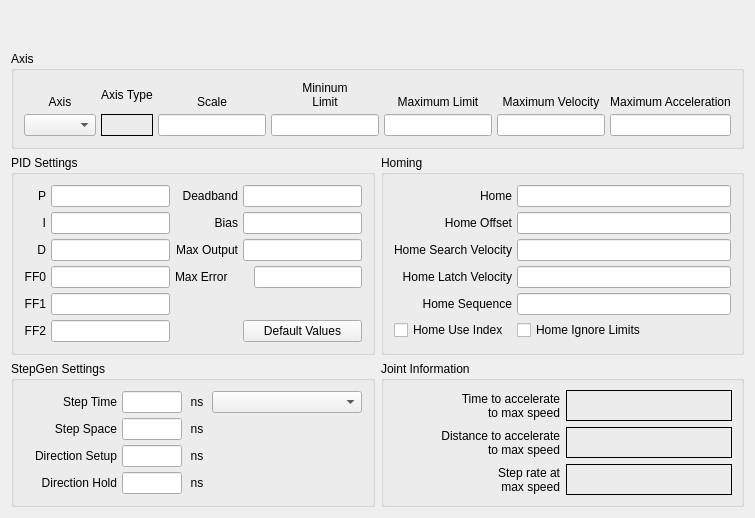
              <widget class="QWidget" name="joint3tab">
               <attribute name="title">
                <string>Joint 3</string>
               </attribute>
               <layout class="QGridLayout" name="gridLayout_20">
                <item row="1" column="0" colspan="2">
                 <widget class="QGroupBox" name="jointAxisGroup_3">
                  <property name="title">
                   <string>Axis</string>
                  </property>
                  <layout class="QGridLayout" name="gridLayout_17">
                   <property name="margin">
                    <number>10</number>
                   </property>
                   <property name="spacing">
                    <number>5</number>
                   </property>
                   <item row="1" column="0">
                    <widget class="QComboBox" name="axisCB_3"/>
                   </item>
                   <item row="0" column="3">
                    <widget class="QLabel" name="label_65">
                     <property name="text">
                      <string>&lt;html&gt;&lt;head/&gt;&lt;body&gt;&lt;p&gt;Mininum&lt;br/&gt;Limit&lt;/p&gt;&lt;/body&gt;&lt;/html&gt;</string>
                     </property>
                     <property name="alignment">
                      <set>Qt::AlignBottom|Qt::AlignHCenter</set>
                     </property>
                     <property name="wordWrap">
                      <bool>true</bool>
                     </property>
                    </widget>
                   </item>
                   <item row="0" column="0">
                    <widget class="QLabel" name="label_56">
                     <property name="text">
                      <string>Axis</string>
                     </property>
                     <property name="alignment">
                      <set>Qt::AlignBottom|Qt::AlignHCenter</set>
                     </property>
                    </widget>
                   </item>
                   <item row="1" column="3">
                    <widget class="QLineEdit" name="minLimit_3">
                     <property name="alignment">
                      <set>Qt::AlignRight|Qt::AlignTrailing|Qt::AlignVCenter</set>
                     </property>
                    </widget>
                   </item>
                   <item row="1" column="4">
                    <widget class="QLineEdit" name="maxLimit_3">
                     <property name="alignment">
                      <set>Qt::AlignRight|Qt::AlignTrailing|Qt::AlignVCenter</set>
                     </property>
                    </widget>
                   </item>
                   <item row="0" column="4">
                    <widget class="QLabel" name="label_70">
                     <property name="text">
                      <string>Maximum Limit</string>
                     </property>
                     <property name="textFormat">
                      <enum>Qt::AutoText</enum>
                     </property>
                     <property name="alignment">
                      <set>Qt::AlignBottom|Qt::AlignHCenter</set>
                     </property>
                     <property name="wordWrap">
                      <bool>true</bool>
                     </property>
                    </widget>
                   </item>
                   <item row="0" column="5">
                    <widget class="QLabel" name="label_78">
                     <property name="text">
                      <string>Maximum Velocity</string>
                     </property>
                     <property name="alignment">
                      <set>Qt::AlignBottom|Qt::AlignHCenter</set>
                     </property>
                     <property name="wordWrap">
                      <bool>true</bool>
                     </property>
                    </widget>
                   </item>
                   <item row="1" column="5">
                    <widget class="QLineEdit" name="maxVelocity_3">
                     <property name="alignment">
                      <set>Qt::AlignRight|Qt::AlignTrailing|Qt::AlignVCenter</set>
                     </property>
                    </widget>
                   </item>
                   <item row="1" column="6">
                    <widget class="QLineEdit" name="maxAccel_3">
                     <property name="alignment">
                      <set>Qt::AlignRight|Qt::AlignTrailing|Qt::AlignVCenter</set>
                     </property>
                    </widget>
                   </item>
                   <item row="0" column="2">
                    <widget class="QLabel" name="label_58">
                     <property name="text">
                      <string>Scale</string>
                     </property>
                     <property name="alignment">
                      <set>Qt::AlignBottom|Qt::AlignHCenter</set>
                     </property>
                    </widget>
                   </item>
                   <item row="0" column="6">
                    <widget class="QLabel" name="label_79">
                     <property name="text">
                      <string>Maximum Acceleration</string>
                     </property>
                     <property name="alignment">
                      <set>Qt::AlignBottom|Qt::AlignHCenter</set>
                     </property>
                     <property name="wordWrap">
                      <bool>true</bool>
                     </property>
                    </widget>
                   </item>
                   <item row="0" column="1">
                    <widget class="QLabel" name="label_7">
                     <property name="text">
                      <string>Axis Type</string>
                     </property>
                    </widget>
                   </item>
                   <item row="1" column="1">
                    <widget class="QLabel" name="axisType_3">
                     <property name="frameShape">
                      <enum>QFrame::Box</enum>
                     </property>
                     <property name="text">
                      <string/>
                     </property>
                    </widget>
                   </item>
                   <item row="1" column="2">
                    <widget class="QLineEdit" name="scale_3"/>
                   </item>
                  </layout>
                 </widget>
                </item>
                <item row="2" column="0">
                 <widget class="QGroupBox" name="groupBox_15">
                  <property name="title">
                   <string>PID Settings</string>
                  </property>
                  <layout class="QGridLayout" name="gridLayout_18">
                   <property name="margin">
                    <number>10</number>
                   </property>
                   <property name="spacing">
                    <number>5</number>
                   </property>
                   <item row="0" column="0">
                    <widget class="QLabel" name="label_244">
                     <property name="text">
                      <string>P</string>
                     </property>
                     <property name="alignment">
                      <set>Qt::AlignRight|Qt::AlignTrailing|Qt::AlignVCenter</set>
                     </property>
                    </widget>
                   </item>
                   <item row="0" column="1">
                    <widget class="QLineEdit" name="p_3">
                     <property name="text">
                      <string/>
                     </property>
                     <property name="alignment">
                      <set>Qt::AlignRight|Qt::AlignTrailing|Qt::AlignVCenter</set>
                     </property>
                    </widget>
                   </item>
                   <item row="0" column="2">
                    <widget class="QLabel" name="label_245">
                     <property name="text">
                      <string>Deadband</string>
                     </property>
                     <property name="alignment">
                      <set>Qt::AlignRight|Qt::AlignTrailing|Qt::AlignVCenter</set>
                     </property>
                    </widget>
                   </item>
                   <item row="0" column="3">
                    <widget class="QLineEdit" name="deadband_3">
                     <property name="text">
                      <string/>
                     </property>
                     <property name="alignment">
                      <set>Qt::AlignRight|Qt::AlignTrailing|Qt::AlignVCenter</set>
                     </property>
                    </widget>
                   </item>
                   <item row="1" column="0">
                    <widget class="QLabel" name="label_246">
                     <property name="text">
                      <string>I</string>
                     </property>
                     <property name="alignment">
                      <set>Qt::AlignRight|Qt::AlignTrailing|Qt::AlignVCenter</set>
                     </property>
                    </widget>
                   </item>
                   <item row="1" column="1">
                    <widget class="QLineEdit" name="i_3">
                     <property name="text">
                      <string/>
                     </property>
                     <property name="alignment">
                      <set>Qt::AlignRight|Qt::AlignTrailing|Qt::AlignVCenter</set>
                     </property>
                    </widget>
                   </item>
                   <item row="1" column="2">
                    <widget class="QLabel" name="label_247">
                     <property name="text">
                      <string>Bias</string>
                     </property>
                     <property name="alignment">
                      <set>Qt::AlignRight|Qt::AlignTrailing|Qt::AlignVCenter</set>
                     </property>
                    </widget>
                   </item>
                   <item row="1" column="3">
                    <widget class="QLineEdit" name="bias_3">
                     <property name="text">
                      <string/>
                     </property>
                     <property name="alignment">
                      <set>Qt::AlignRight|Qt::AlignTrailing|Qt::AlignVCenter</set>
                     </property>
                    </widget>
                   </item>
                   <item row="2" column="0">
                    <widget class="QLabel" name="label_248">
                     <property name="text">
                      <string>D</string>
                     </property>
                     <property name="alignment">
                      <set>Qt::AlignRight|Qt::AlignTrailing|Qt::AlignVCenter</set>
                     </property>
                    </widget>
                   </item>
                   <item row="2" column="1">
                    <widget class="QLineEdit" name="d_3">
                     <property name="text">
                      <string/>
                     </property>
                     <property name="alignment">
                      <set>Qt::AlignRight|Qt::AlignTrailing|Qt::AlignVCenter</set>
                     </property>
                    </widget>
                   </item>
                   <item row="2" column="2">
                    <widget class="QLabel" name="label_249">
                     <property name="text">
                      <string>Max Output</string>
                     </property>
                     <property name="alignment">
                      <set>Qt::AlignRight|Qt::AlignTrailing|Qt::AlignVCenter</set>
                     </property>
                    </widget>
                   </item>
                   <item row="2" column="3">
                    <widget class="QLineEdit" name="maxOutput_3">
                     <property name="text">
                      <string/>
                     </property>
                     <property name="alignment">
                      <set>Qt::AlignRight|Qt::AlignTrailing|Qt::AlignVCenter</set>
                     </property>
                    </widget>
                   </item>
                   <item row="3" column="0">
                    <widget class="QLabel" name="label_250">
                     <property name="text">
                      <string>FF0</string>
                     </property>
                     <property name="alignment">
                      <set>Qt::AlignRight|Qt::AlignTrailing|Qt::AlignVCenter</set>
                     </property>
                    </widget>
                   </item>
                   <item row="3" column="1">
                    <widget class="QLineEdit" name="ff0_3">
                     <property name="text">
                      <string/>
                     </property>
                     <property name="alignment">
                      <set>Qt::AlignRight|Qt::AlignTrailing|Qt::AlignVCenter</set>
                     </property>
                    </widget>
                   </item>
                   <item row="4" column="0">
                    <widget class="QLabel" name="label_252">
                     <property name="text">
                      <string>FF1</string>
                     </property>
                     <property name="alignment">
                      <set>Qt::AlignRight|Qt::AlignTrailing|Qt::AlignVCenter</set>
                     </property>
                    </widget>
                   </item>
                   <item row="4" column="1">
                    <widget class="QLineEdit" name="ff1_3">
                     <property name="text">
                      <string/>
                     </property>
                     <property name="alignment">
                      <set>Qt::AlignRight|Qt::AlignTrailing|Qt::AlignVCenter</set>
                     </property>
                    </widget>
                   </item>
                   <item row="5" column="0">
                    <widget class="QLabel" name="label_253">
                     <property name="text">
                      <string>FF2</string>
                     </property>
                     <property name="alignment">
                      <set>Qt::AlignRight|Qt::AlignTrailing|Qt::AlignVCenter</set>
                     </property>
                    </widget>
                   </item>
                   <item row="5" column="1">
                    <widget class="QLineEdit" name="ff2_3">
                     <property name="text">
                      <string/>
                     </property>
                     <property name="alignment">
                      <set>Qt::AlignRight|Qt::AlignTrailing|Qt::AlignVCenter</set>
                     </property>
                    </widget>
                   </item>
                   <item row="5" column="3">
                    <widget class="QPushButton" name="pidDefault_3">
                     <property name="text">
                      <string>Default Values</string>
                     </property>
                    </widget>
                   </item>
                   <item row="3" column="3" alignment="Qt::AlignRight">
                    <widget class="QLineEdit" name="maxError_3"/>
                   </item>
                   <item row="3" column="2">
                    <widget class="QLabel" name="label_187">
                     <property name="text">
                      <string>Max Error</string>
                     </property>
                    </widget>
                   </item>
                  </layout>
                 </widget>
                </item>
                <item row="2" column="1">
                 <widget class="QGroupBox" name="groupBox_13">
                  <property name="title">
                   <string>Homing</string>
                  </property>
                  <layout class="QGridLayout" name="gridLayout_16">
                   <property name="margin">
                    <number>10</number>
                   </property>
                   <property name="spacing">
                    <number>5</number>
                   </property>
                   <item row="1" column="1">
                    <widget class="QLineEdit" name="homeOffset_3">
                     <property name="toolTip">
                      <string>&lt;html&gt;&lt;head/&gt;&lt;body&gt;&lt;p&gt;Home Offset can be used to back off of the home switch&lt;/p&gt;&lt;/body&gt;&lt;/html&gt;</string>
                     </property>
                     <property name="alignment">
                      <set>Qt::AlignRight|Qt::AlignTrailing|Qt::AlignVCenter</set>
                     </property>
                    </widget>
                   </item>
                   <item row="0" column="0">
                    <widget class="QLabel" name="label_94">
                     <property name="text">
                      <string>Home</string>
                     </property>
                     <property name="alignment">
                      <set>Qt::AlignRight|Qt::AlignTrailing|Qt::AlignVCenter</set>
                     </property>
                    </widget>
                   </item>
                   <item row="0" column="1">
                    <widget class="QLineEdit" name="home_3">
                     <property name="toolTip">
                      <string>&lt;html&gt;&lt;head/&gt;&lt;body&gt;&lt;p&gt;Home is usually set to 0&lt;/p&gt;&lt;/body&gt;&lt;/html&gt;</string>
                     </property>
                     <property name="alignment">
                      <set>Qt::AlignRight|Qt::AlignTrailing|Qt::AlignVCenter</set>
                     </property>
                    </widget>
                   </item>
                   <item row="1" column="0">
                    <widget class="QLabel" name="label_95">
                     <property name="text">
                      <string>Home Offset</string>
                     </property>
                     <property name="alignment">
                      <set>Qt::AlignRight|Qt::AlignTrailing|Qt::AlignVCenter</set>
                     </property>
                    </widget>
                   </item>
                   <item row="2" column="0">
                    <widget class="QLabel" name="label_96">
                     <property name="text">
                      <string>Home Search Velocity</string>
                     </property>
                     <property name="alignment">
                      <set>Qt::AlignRight|Qt::AlignTrailing|Qt::AlignVCenter</set>
                     </property>
                    </widget>
                   </item>
                   <item row="2" column="1">
                    <widget class="QLineEdit" name="homeSearchVel_3">
                     <property name="toolTip">
                      <string>&lt;html&gt;&lt;head/&gt;&lt;body&gt;&lt;p&gt;Search Velocity is in units per second&lt;/p&gt;&lt;/body&gt;&lt;/html&gt;</string>
                     </property>
                     <property name="alignment">
                      <set>Qt::AlignRight|Qt::AlignTrailing|Qt::AlignVCenter</set>
                     </property>
                    </widget>
                   </item>
                   <item row="3" column="0">
                    <widget class="QLabel" name="label_97">
                     <property name="text">
                      <string>Home Latch Velocity</string>
                     </property>
                     <property name="alignment">
                      <set>Qt::AlignRight|Qt::AlignTrailing|Qt::AlignVCenter</set>
                     </property>
                    </widget>
                   </item>
                   <item row="3" column="1">
                    <widget class="QLineEdit" name="homeLatchVel_3">
                     <property name="toolTip">
                      <string>&lt;html&gt;&lt;head/&gt;&lt;body&gt;&lt;p&gt;Latch Velocity is in user units per second&lt;br/&gt;usually set slower than Search Velocity&lt;/p&gt;&lt;/body&gt;&lt;/html&gt;</string>
                     </property>
                     <property name="alignment">
                      <set>Qt::AlignRight|Qt::AlignTrailing|Qt::AlignVCenter</set>
                     </property>
                    </widget>
                   </item>
                   <item row="5" column="0">
                    <widget class="QCheckBox" name="homeUseIndex_3">
                     <property name="text">
                      <string>Home Use Index</string>
                     </property>
                    </widget>
                   </item>
                   <item row="5" column="1">
                    <widget class="QCheckBox" name="homeIgnoreLimits_3">
                     <property name="text">
                      <string>Home Ignore Limits</string>
                     </property>
                    </widget>
                   </item>
                   <item row="4" column="1">
                    <widget class="QLineEdit" name="homeSequence_3">
                     <property name="toolTip">
                      <string>&lt;html&gt;&lt;head/&gt;&lt;body&gt;&lt;p&gt;Home sequences start at 0 and do not skip a number.&lt;/p&gt;&lt;p&gt;Multiple joint axis use a negative number.&lt;/p&gt;&lt;p&gt;Leave blank to home the joint manually.&lt;/p&gt;&lt;/body&gt;&lt;/html&gt;</string>
                     </property>
                    </widget>
                   </item>
                   <item row="4" column="0">
                    <widget class="QLabel" name="label_140">
                     <property name="text">
                      <string>Home Sequence</string>
                     </property>
                     <property name="alignment">
                      <set>Qt::AlignRight|Qt::AlignTrailing|Qt::AlignVCenter</set>
                     </property>
                    </widget>
                   </item>
                  </layout>
                 </widget>
                </item>
                <item row="3" column="0">
                 <widget class="QGroupBox" name="groupBox_16">
                  <property name="title">
                   <string>StepGen Settings</string>
                  </property>
                  <layout class="QGridLayout" name="gridLayout_19">
                   <property name="margin">
                    <number>10</number>
                   </property>
                   <property name="spacing">
                    <number>5</number>
                   </property>
                   <item row="0" column="3">
                    <widget class="QComboBox" name="driveCB_3">
                     <property name="minimumSize">
                      <size>
                       <width>150</width>
                       <height>0</height>
                      </size>
                     </property>
                    </widget>
                   </item>
                   <item row="0" column="0">
                    <widget class="QLabel" name="label_105">
                     <property name="text">
                      <string>Step Time</string>
                     </property>
                     <property name="alignment">
                      <set>Qt::AlignRight|Qt::AlignTrailing|Qt::AlignVCenter</set>
                     </property>
                    </widget>
                   </item>
                   <item row="1" column="2">
                    <widget class="QLabel" name="label_127">
                     <property name="minimumSize">
                      <size>
                       <width>20</width>
                       <height>0</height>
                      </size>
                     </property>
                     <property name="maximumSize">
                      <size>
                       <width>20</width>
                       <height>16777215</height>
                      </size>
                     </property>
                     <property name="text">
                      <string>ns</string>
                     </property>
                     <property name="alignment">
                      <set>Qt::AlignCenter</set>
                     </property>
                    </widget>
                   </item>
                   <item row="0" column="1">
                    <widget class="QLineEdit" name="stepTime_3">
                     <property name="maximumSize">
                      <size>
                       <width>60</width>
                       <height>16777215</height>
                      </size>
                     </property>
                     <property name="inputMask">
                      <string/>
                     </property>
                     <property name="text">
                      <string/>
                     </property>
                     <property name="alignment">
                      <set>Qt::AlignRight|Qt::AlignTrailing|Qt::AlignVCenter</set>
                     </property>
                    </widget>
                   </item>
                   <item row="0" column="2">
                    <widget class="QLabel" name="label_125">
                     <property name="minimumSize">
                      <size>
                       <width>20</width>
                       <height>0</height>
                      </size>
                     </property>
                     <property name="maximumSize">
                      <size>
                       <width>20</width>
                       <height>16777215</height>
                      </size>
                     </property>
                     <property name="text">
                      <string>ns</string>
                     </property>
                     <property name="alignment">
                      <set>Qt::AlignCenter</set>
                     </property>
                    </widget>
                   </item>
                   <item row="1" column="0">
                    <widget class="QLabel" name="label_126">
                     <property name="text">
                      <string>Step Space</string>
                     </property>
                     <property name="alignment">
                      <set>Qt::AlignRight|Qt::AlignTrailing|Qt::AlignVCenter</set>
                     </property>
                    </widget>
                   </item>
                   <item row="1" column="1">
                    <widget class="QLineEdit" name="stepSpace_3">
                     <property name="maximumSize">
                      <size>
                       <width>60</width>
                       <height>16777215</height>
                      </size>
                     </property>
                     <property name="text">
                      <string/>
                     </property>
                     <property name="alignment">
                      <set>Qt::AlignRight|Qt::AlignTrailing|Qt::AlignVCenter</set>
                     </property>
                    </widget>
                   </item>
                   <item row="2" column="0">
                    <widget class="QLabel" name="label_128">
                     <property name="text">
                      <string>Direction Setup</string>
                     </property>
                     <property name="alignment">
                      <set>Qt::AlignRight|Qt::AlignTrailing|Qt::AlignVCenter</set>
                     </property>
                    </widget>
                   </item>
                   <item row="2" column="1">
                    <widget class="QLineEdit" name="dirSetup_3">
                     <property name="maximumSize">
                      <size>
                       <width>60</width>
                       <height>16777215</height>
                      </size>
                     </property>
                     <property name="text">
                      <string/>
                     </property>
                     <property name="alignment">
                      <set>Qt::AlignRight|Qt::AlignTrailing|Qt::AlignVCenter</set>
                     </property>
                    </widget>
                   </item>
                   <item row="2" column="2">
                    <widget class="QLabel" name="label_129">
                     <property name="minimumSize">
                      <size>
                       <width>20</width>
                       <height>0</height>
                      </size>
                     </property>
                     <property name="maximumSize">
                      <size>
                       <width>20</width>
                       <height>16777215</height>
                      </size>
                     </property>
                     <property name="text">
                      <string>ns</string>
                     </property>
                     <property name="alignment">
                      <set>Qt::AlignCenter</set>
                     </property>
                    </widget>
                   </item>
                   <item row="3" column="0">
                    <widget class="QLabel" name="label_130">
                     <property name="text">
                      <string>Direction Hold</string>
                     </property>
                     <property name="alignment">
                      <set>Qt::AlignRight|Qt::AlignTrailing|Qt::AlignVCenter</set>
                     </property>
                    </widget>
                   </item>
                   <item row="3" column="1">
                    <widget class="QLineEdit" name="dirHold_3">
                     <property name="maximumSize">
                      <size>
                       <width>60</width>
                       <height>16777215</height>
                      </size>
                     </property>
                     <property name="text">
                      <string/>
                     </property>
                     <property name="alignment">
                      <set>Qt::AlignRight|Qt::AlignTrailing|Qt::AlignVCenter</set>
                     </property>
                    </widget>
                   </item>
                   <item row="3" column="2">
                    <widget class="QLabel" name="label_131">
                     <property name="minimumSize">
                      <size>
                       <width>20</width>
                       <height>0</height>
                      </size>
                     </property>
                     <property name="maximumSize">
                      <size>
                       <width>20</width>
                       <height>16777215</height>
                      </size>
                     </property>
                     <property name="text">
                      <string>ns</string>
                     </property>
                     <property name="alignment">
                      <set>Qt::AlignCenter</set>
                     </property>
                    </widget>
                   </item>
                  </layout>
                 </widget>
                </item>
                <item row="3" column="1">
                 <widget class="QGroupBox" name="gridGroupBox_8">
                  <property name="title">
                   <string>Joint Information</string>
                  </property>
                  <layout class="QGridLayout" name="gridLayout_35">
                   <item row="0" column="0">
                    <widget class="QLabel" name="label_201">
                     <property name="text">
                      <string>Time to accelerate
to max speed</string>
                     </property>
                     <property name="alignment">
                      <set>Qt::AlignRight|Qt::AlignTrailing|Qt::AlignVCenter</set>
                     </property>
                    </widget>
                   </item>
                   <item row="0" column="1">
                    <widget class="QLabel" name="timeJoint_3">
                     <property name="frameShape">
                      <enum>QFrame::Box</enum>
                     </property>
                     <property name="text">
                      <string/>
                     </property>
                    </widget>
                   </item>
                   <item row="1" column="1">
                    <widget class="QLabel" name="distanceJoint_3">
                     <property name="frameShape">
                      <enum>QFrame::Box</enum>
                     </property>
                     <property name="text">
                      <string/>
                     </property>
                    </widget>
                   </item>
                   <item row="1" column="0">
                    <widget class="QLabel" name="label_202">
                     <property name="text">
                      <string>Distance to accelerate
to max speed</string>
                     </property>
                     <property name="alignment">
                      <set>Qt::AlignRight|Qt::AlignTrailing|Qt::AlignVCenter</set>
                     </property>
                    </widget>
                   </item>
                   <item row="2" column="0">
                    <widget class="QLabel" name="label_205">
                     <property name="text">
                      <string>Step rate at
max speed</string>
                     </property>
                     <property name="alignment">
                      <set>Qt::AlignRight|Qt::AlignTrailing|Qt::AlignVCenter</set>
                     </property>
                    </widget>
                   </item>
                   <item row="2" column="1">
                    <widget class="QLabel" name="stepRateJoint_3">
                     <property name="frameShape">
                      <enum>QFrame::Box</enum>
                     </property>
                     <property name="text">
                      <string/>
                     </property>
                    </widget>
                   </item>
                  </layout>
                 </widget>
                </item>
                <item row="0" column="0" colspan="2">
                 <spacer name="verticalSpacer_2">
                  <property name="orientation">
                   <enum>Qt::Vertical</enum>
                  </property>
                  <property name="sizeHint" stdset="0">
                   <size>
                    <width>20</width>
                    <height>40</height>
                   </size>
                  </property>
                 </spacer>
                </item>
               </layout>
              </widget>
